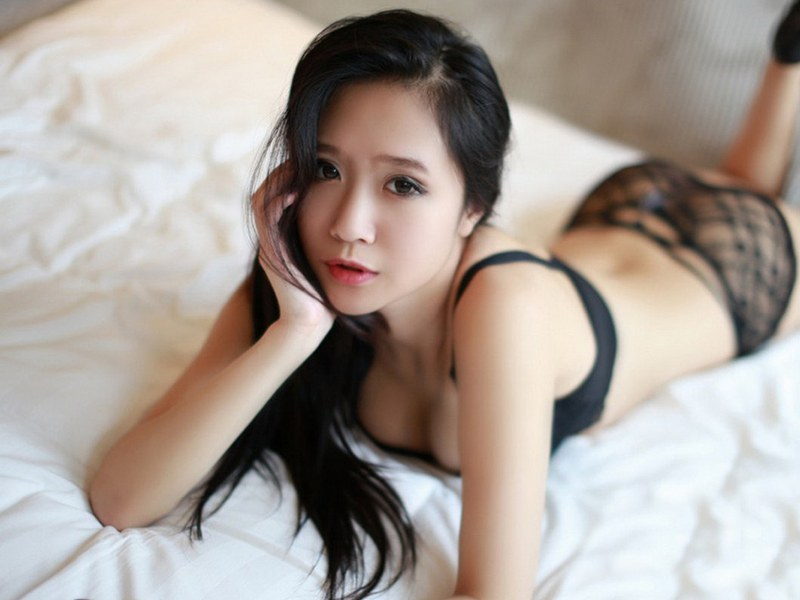
#> input picture 23.line/image0.jpg, 800 x 600 px
$ python line.py
#> lines starting #> are read from the running program, lines starting #| are printed output that depends on the picture
# -*- coding: utf-8 -*-
# -*- coding: utf-8 -*-
"""
Created on Sun Feb 10 09:56:47 2019

@author: miss.j
"""
# x->300-500
# y->400-500
import cv2
import numpy as np
from random import randint
import math


def main():

    img0 = cv2.imread("image0.jpg",1)
#> img0 is the input picture: shape (600, 800, 3); mean B, G, R 152.6, 159.6, 169.6

    Info = img0.shape
#> Info = (600, 800, 3)
    height = Info[0]
#> height = 600
    width = Info[1]
#> width = 800
    gray = cv2.cvtColor(img0,cv2.COLOR_BGR2GRAY)
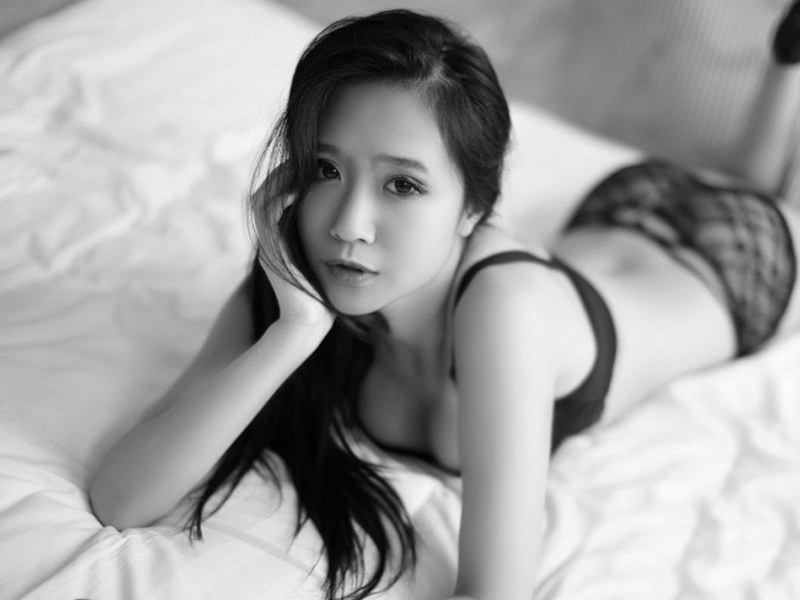
#> gray: shape (600, 800); min 0, max 252, mean 161.8

    dst = np.zeros((height,width,3),np.uint8)
    cv2.line(dst, (200,200), (400,400), (0, 0, 255), 20)
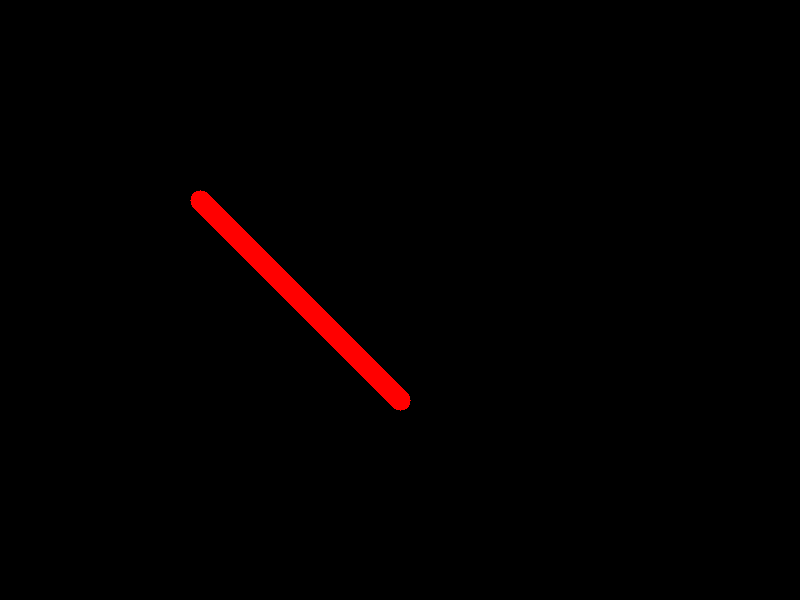
#> dst: shape (600, 800, 3); mean of channels 0, 1, 2 0, 0, 3.2; drawn as B, G, R
    cv2.line(dst, (100,100), (400,100), (100, 100, 0), 10, cv2.LINE_AA)

    cv2.rectangle(dst, (50,50), (300, 300), (0, 245, 0), 10)
    cv2.circle(dst, (200, 200), 100, (100, 0, 0), 20)

    cv2.ellipse(dst, (256,256), (150, 100), 50, 90, 360,(200, 200, 0), -1)

    points = np.array([[150, 50], [140, 140], [200, 170], [250, 250], [150, 50]])
    points = points.reshape(-1, 1, 2)
    cv2.polylines(dst, [points], True, (0, 255, 255))
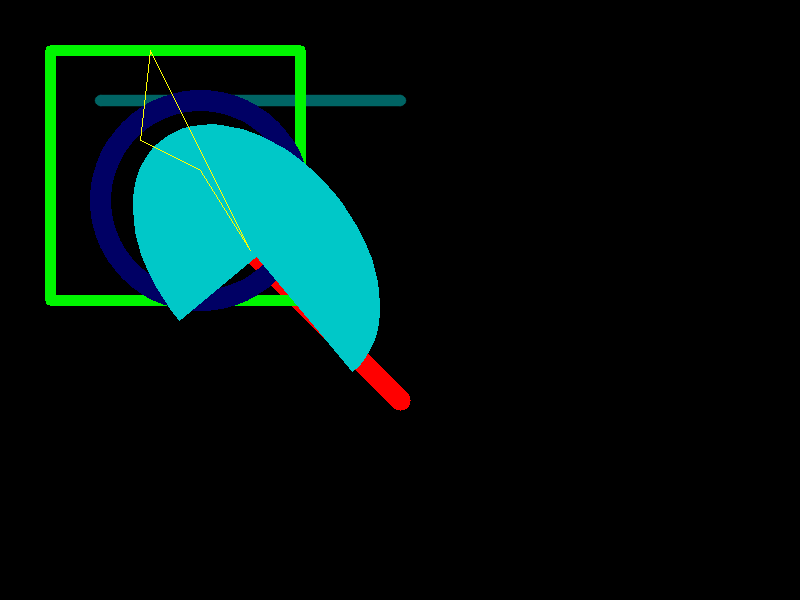
#> dst: shape (600, 800, 3); mean of channels 0, 1, 2 17.2, 19.7, 1.1; drawn as B, G, R
    print(points.shape)
    cv2.imshow("dst",dst)
    cv2.waitKey(0)

if __name__ == "__main__":
    main()
